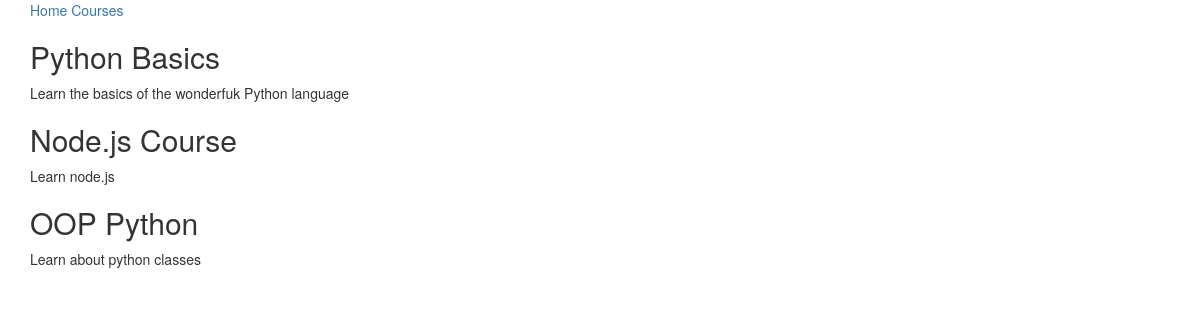
The app's page /courses/, older data.
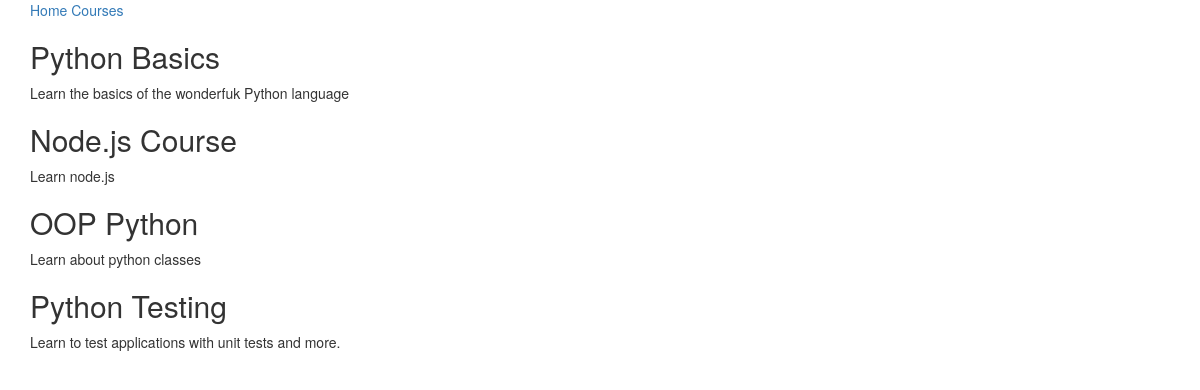
The same page, newer data.
### courses/models.py (models this page shows, shortened)
class Course(models.Model):
  created_at = models.DateTimeField(auto_now_add=True)
  title = models.CharField(max_length=255)
  description = models.TextField()

### courses/views.py (the view)
def course_list(request):
  courses = Course.objects.all()
  return render(request, 'courses/course_list.html', {
    'courses': courses
  })

### courses/templates/courses/course_list.html (shortened to what this page needs)
{% extends 'layout.html' %}
{% block content %}
<div class="container">
  {% for course in courses %}
    <h2>{{ course.title }}</h2>
    <p>{{ course.description }}</p>
  {% endfor %}
</div>
{% endblock %}

Row changes from the older to the newer data that the page shows:
added Course: title "Python Testing", description "Learn to test applications with unit tests and more."
